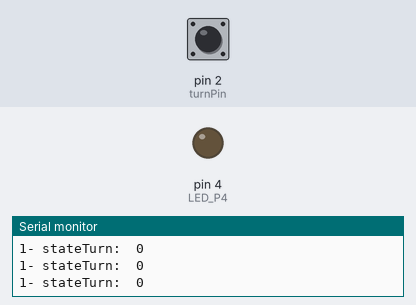
A sketch run on a simulated Arduino Uno, built with avr-gcc and run on an emulated ATmega328P. On the bench: output pins drawn as LEDs (lit = HIGH), the last lines printed to the serial monitor. Dashed ring = blinking. Inputs (shaded band) come from the test bench; at power-on: pin 2 (turnPin) HIGH.

Above: at 1.2 s.
1.3 s: pin 2 (turnPin) pulled LOW for 0.15 s
At 2.4 s:
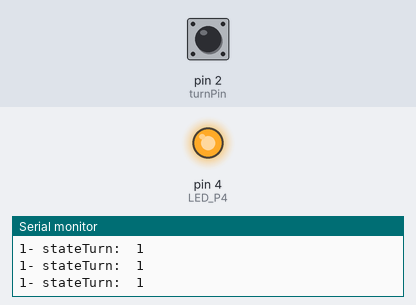
3.0 s: pin 2 (turnPin) pulled LOW for 1 s
At 4.9 s:
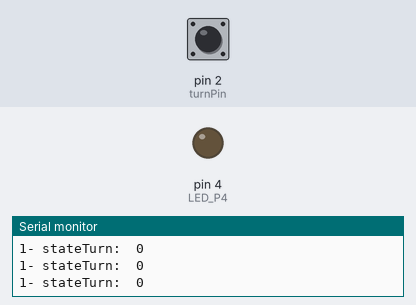
7.0 s: pin 2 (turnPin) pulsed LOW 5 times (0.12 s each, 0.3 s apart)
At 7.32 s:
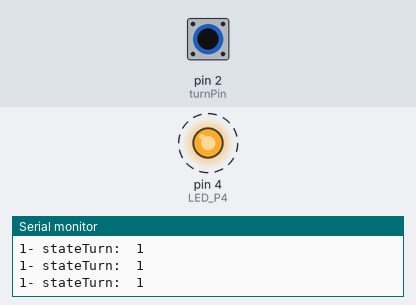
11.5 s: pin 2 (turnPin) pulled LOW for 3.2 s
At 15.4 s:
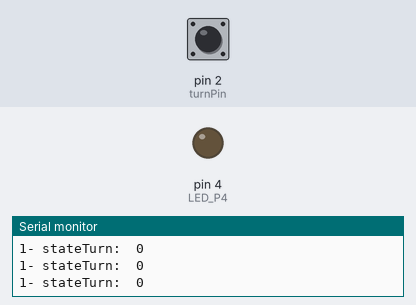
Timing chart, 0 to 16.9 s (numbered marks = the images above; inputs shaded):
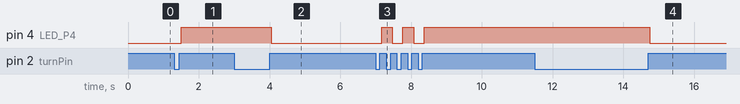

The sketch:

liga-desliga-led.ino
```cpp
#define turnPin 2 // Pino do botão que liga o sistema
#define LED_P4 4 // Pino do Led


boolean stateTurn = 0; // Estado do pino Liga/Desliga

void setup() {

  pinMode(turnPin, INPUT_PULLUP);
  pinMode(LED_P4, OUTPUT);
  Serial.begin(9600);

}

void loop() {

  turnOnOff();

  if (stateTurn){

    digitalWrite(LED_P4, HIGH);
    delay(15);

  }
  else{

    digitalWrite(LED_P4, LOW);

  }

}

// Função que liga e desliga o sistema
void turnOnOff(){

  Serial.print("1- stateTurn:\t");
  Serial.println(stateTurn);

  // verifica se o botão foi acionado
  if (!digitalRead(turnPin)) {

    stateTurn = !stateTurn;
    Serial.print("2- stateTurn:\t");
  	Serial.println(stateTurn);
    while(!digitalRead(turnPin)) {}
    delay(50);
    }

}
```

Measured:
- after the input at 1.3 s, pin 4 (LED_P4): LOW → HIGH after 0.20 s
- after the input at 3.0 s, pin 4 (LED_P4): HIGH → LOW after 1.1 s
- after the input at 7.0 s, pin 4 (LED_P4): alternates HIGH for 0.30 s and LOW for 0.30 s, 5 changes in all, then stays HIGH, starting after 0.17 s
- after the input at 11.5 s, pin 4 (LED_P4): HIGH → LOW after 3.3 s
